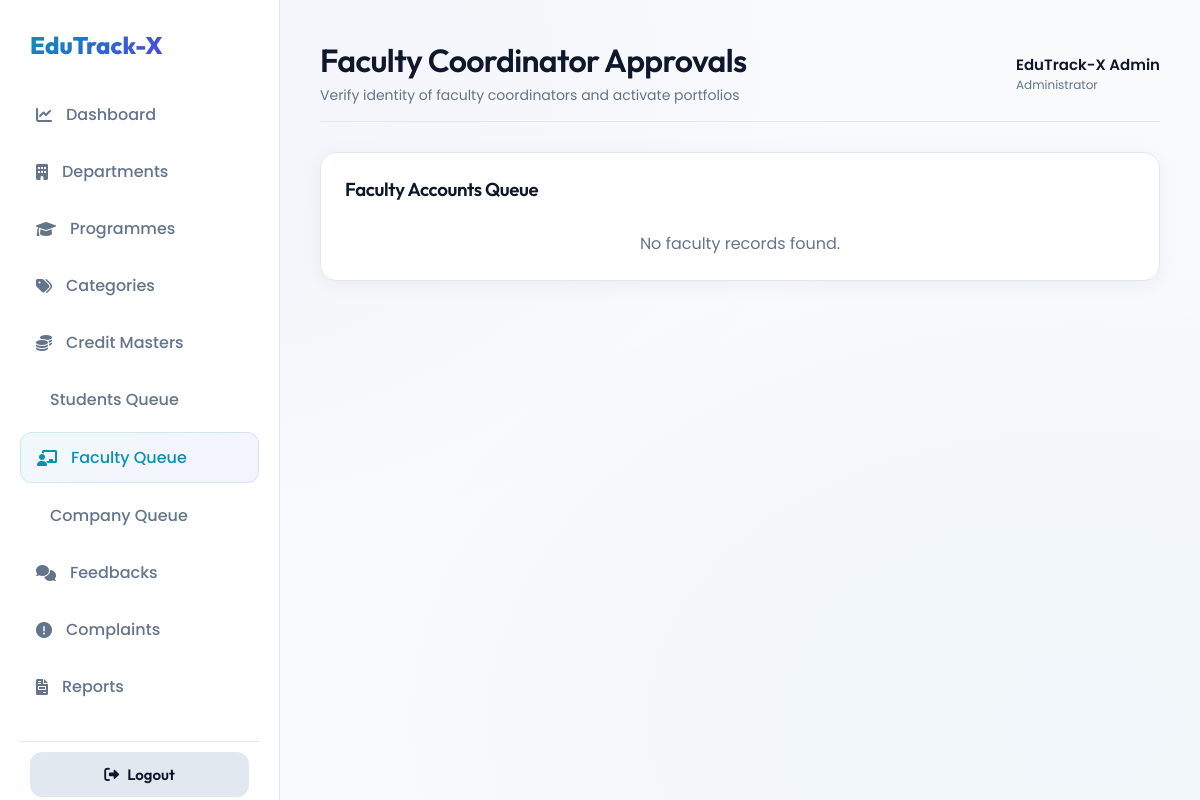
Page /Administrator/ApproveFaculties/ (signed in) on the earlier database version.
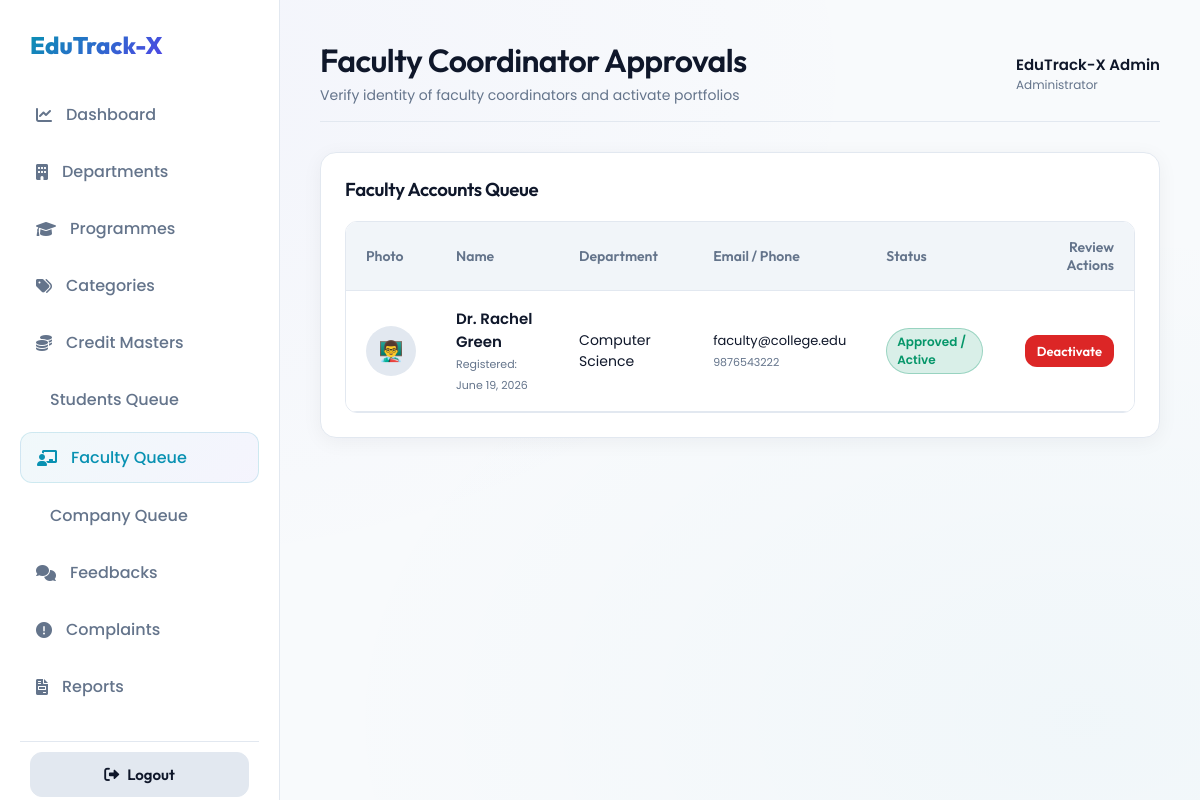
Same page on the later database version.
### Guest/models.py (models this page shows)
class tbl_faculty(models.Model):
    faculty_id = models.AutoField(primary_key=True)
    department = models.ForeignKey(tbl_department, on_delete=models.CASCADE)
    faculty_name = models.CharField(max_length=100)
    faculty_email = models.EmailField(max_length=100, unique=True)
    faculty_contact = models.CharField(max_length=20)
    faculty_address = models.TextField()
    faculty_photo = models.FileField(upload_to='Assets/FacultyDocs/', null=True, blank=True)
    faculty_password = models.CharField(max_length=60)
    faculty_status = models.IntegerField(default=0) # 0 = Pending, 1 = Active/Approved, 2 = Rejected
    faculty_date = models.DateField(auto_now_add=True)

### Administrator/models.py (models this page shows)
class tbl_department(models.Model):
    department_id = models.AutoField(primary_key=True)
    department_name = models.CharField(max_length=100)
    department_status = models.IntegerField(default=1) # 1 = Active, 0 = Inactive

### Administrator/views.py (the view)
# urls.py: path('ApproveFaculties/', views.ApproveFaculties, name='ApproveFaculties'),
def ApproveFaculties(request):
    if 'aid' not in request.session:
        return redirect('Guest:Login')
    faculties = tbl_faculty.objects.all().order_by('faculty_status')
    return render(request, 'Administrator/ApproveFaculties.html', {'faculties': faculties})

### Administrator/Templates/Administrator/ApproveFaculties.html (shortened to what this page needs)
{% extends 'Administrator/AdminBase.html' %}
{% block header_title %}Faculty Coordinator Approvals{% endblock %}
{% block header_subtitle %}Verify identity of faculty coordinators and activate portfolios{% endblock %}
{% block active_faculty %}active{% endblock %}
{% block content %}
<div class="glass-card">
    <h3>Faculty Accounts Queue</h3>
    {% if faculties %}
    <div class="custom-table-container">
        <table class="custom-table">
            <thead>
                <tr>
                    <th>Photo</th>
                    <th>Name</th>
                    <th>Department</th>
                    <th>Email / Phone</th>
                    <th>Status</th>
                    <th style="text-align: right;">Review Actions</th>
                </tr>
            </thead>
            <tbody>
                {% for f in faculties %}
                <tr>
                    <td>
                        {% if f.faculty_photo %}
                        <img src="{{ f.faculty_photo.url }}" class="user-profile-pic" style="width: 50px; height: 50px;">
                        {% else %}
                        <div style="width: 50px; height: 50px; border-radius: 50%; background: var(--border-color); display: flex; align-items: center; justify-content: center; font-size: 20px; font-weight: bold;">👨‍🏫</div>
                        {% endif %}
                    </td>
                    <td>
                        <span style="font-size: 15px; font-weight: 600; display: block;">{{ f.faculty_name }}</span>
                        <span style="font-size: 11px; color: var(--text-muted);">Registered: {{ f.faculty_date }}</span>
                    </td>
                    <td>{{ f.department.department_name }}</td>
                    <td>
                        <span style="display: block; font-size: 13px;">{{ f.faculty_email }}</span>
                        <span style="font-size: 11px; color: var(--text-muted);">{{ f.faculty_contact }}</span>
                    </td>
                    <td>
                        {% if f.faculty_status == 0 %}
                        <span class="badge badge-pending">Pending Approval</span>
                        {% elif f.faculty_status == 1 %}
                        <span class="badge badge-success">Approved / Active</span>
                        {% else %}
                        <span class="badge badge-danger">Rejected</span>
                        {% endif %}
                    </td>
                    <td style="text-align: right;">
                        {% if f.faculty_status == 0 %}
                        <a href="{% url 'Administrator:ApproveFacultyAction' f.faculty_id 1 %}" class="btn btn-success" style="padding: 8px 16px; font-size: 13px; margin-right: 5px;">
                            <i class="fa-solid fa-check"></i> Approve
                        </a>
                        <a href="{% url 'Administrator:ApproveFacultyAction' f.faculty_id 2 %}" class="btn btn-danger" style="padding: 8px 16px; font-size: 13px;">
                            <i class="fa-solid fa-xmark"></i> Reject
                        </a>
                        {% elif f.faculty_status == 1 %}
                        <a href="{% url 'Administrator:ApproveFacultyAction' f.faculty_id 2 %}" onclick="return confirm('Deactivate faculty member access?')" class="btn btn-danger" style="padding: 8px 12px; font-size: 13px;">
                            Deactivate
                        </a>
                        {% else %}
                        <a href="{% url 'Administrator:ApproveFacultyAction' f.faculty_id 1 %}" class="btn btn-success" style="padding: 8px 12px; font-size: 13px;">
                            Re-activate
                        </a>
                        {% endif %}
                    </td>
                </tr>
                {% endfor %}
            </tbody>
        </table>
    </div>
    {% else %}
    <p style="color: var(--text-muted); text-align: center; margin-top: 30px;">No faculty records found.</p>
    {% endif %}
</div>
{% endblock %}

Differences in the rows shown:
added tbl_faculty: faculty_name "Dr. Rachel Green", faculty_date "June 19, 2026", department.department_name "Computer Science", faculty_email "faculty@college.edu", faculty_contact "9876543222", faculty_status "Approved / Active"
Other differences:
text no longer shown: "No faculty records found."
text now shown: "Photo Name Department Email / Phone Status Review Actions"
